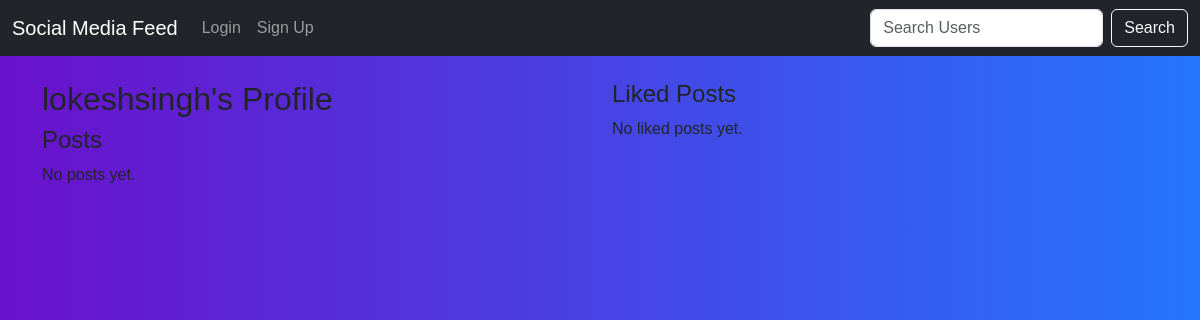
Before: /profile/lokeshsingh/ with the older database file.
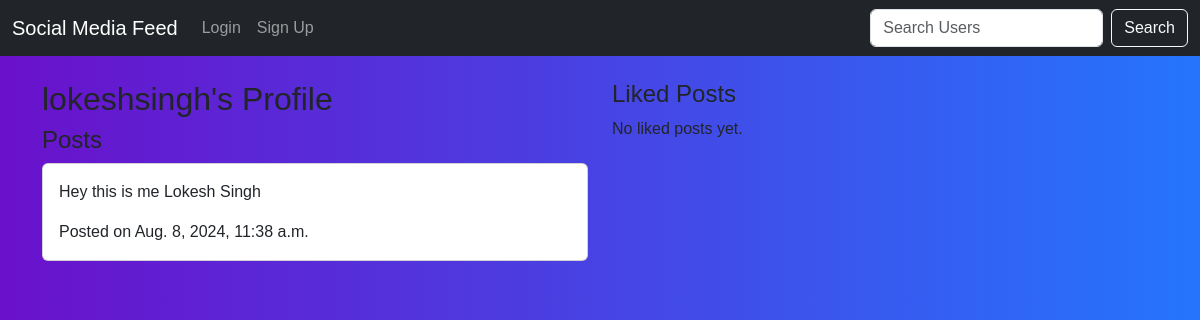
After: the same page with the newer database file.
### myapp/models.py (models this page shows, shortened)
class Post(models.Model):
    content = models.TextField()
    user = models.ForeignKey(User, on_delete=models.CASCADE, related_name='posts')
    created_at = models.DateTimeField(auto_now_add=True)
    updated_at = models.DateTimeField(auto_now=True)

### myapp/views.py (the view)
# urls.py: re_path(r'^profile/(?!change-username/)(?P<username>\w+)/$', views.user_profile, name='user_profile'),
def user_profile(request, username):
    user = get_object_or_404(User, username=username)
    posts = Post.objects.filter(user=user)
    likes = Like.objects.filter(user=user)
    context = {
        'profile_user': user,
        'posts': posts,
        'likes': likes,
    }
    return render(request, 'user_profile.html', context)

### myapp/templates/user_profile.html (shortened to what this page needs)
{% extends 'base.html' %}
{% block content %}
  <div class="row">
    <div class="col-md-6">
      <h2>{{ profile_user.username }}'s Profile</h2>
      <h4>Posts</h4>
      {% for post in posts %}
        <div class="card mb-3">
          <div class="card-body">
            <p class="card-text">{{ post.content }}</p>
            <p class="card-text">Posted on {{ post.created_at }}</p>
          </div>
        </div>
        {% empty %}
        <p>No posts yet.</p>
      {% endfor %}
    </div>
    <div class="col-md-6">
      <h4>Liked Posts</h4>
      {% for like in likes %}
        <div class="card mb-3">
          <div class="card-body">
            <p class="card-text">{{ like.post.content }}</p>
            <p class="card-text">Posted by: {{ like.post.user.username }} on {{ like.post.created_at }}</p>
          </div>
        </div>
        {% empty %}
        <p>No liked posts yet.</p>
      {% endfor %}
    </div>
  </div>
{% endblock %}

Changed rows visible on the page:
added Post: content "Hey this is me Lokesh Singh", created_at "Aug. 8, 2024, 11:38 a.m."
Other visible differences:
text no longer shown: "No posts yet."
